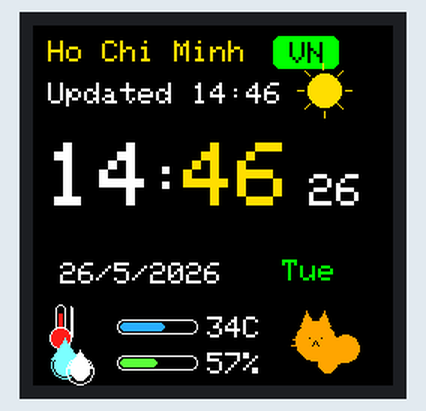
This sketch was run on a simulated ESP32-C3. Parts: 240×240 colour display.

Above: at 0.3 s.
At 5.1 s:
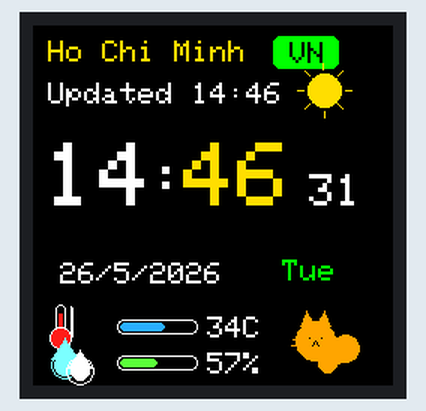
At 10.1 s:
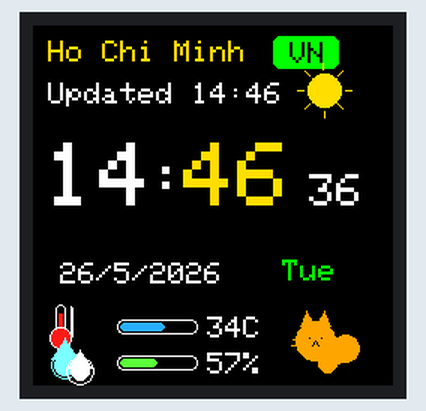
At 19.1 s:
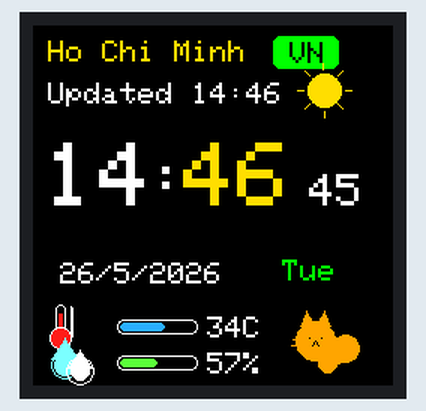
At 28.1 s:
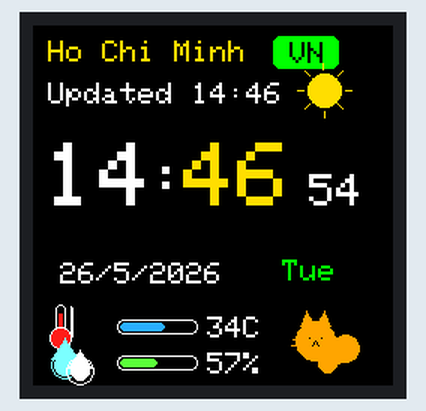
At 38.1 s:
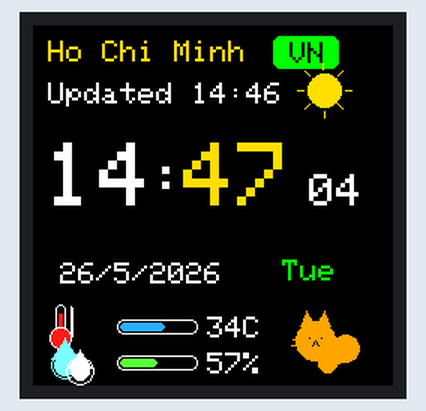

The sketch:

esp32c3_clock_v6_basic_cat_icon.ino
```cpp
#include <Adafruit_GFX.h>
#include <Adafruit_ST7789.h>
#include <SPI.h>

#define TFT_CS   7
#define TFT_DC   2
#define TFT_RST  3
#define TFT_SCLK 4
#define TFT_MOSI 6
#define BTN_PIN  5

Adafruit_ST7789 tft = Adafruit_ST7789(TFT_CS, TFT_DC, TFT_RST);

unsigned long lastTick = 0;
int hh = 14, mm = 46, ss = 26;
int dayNum = 26, monthNum = 5, yearNum = 2026;
int tempNow = 34;
int humidity = 57;
String city = "Ho Chi Minh";
String country = "VN";
String weatherLabel = "Hot";
String updatedText = "Updated 14:46";
const char* weekDay = "Tue";

uint16_t C_BG = ST77XX_BLACK;
uint16_t C_WHITE = ST77XX_WHITE;
uint16_t C_YELLOW = 0xFEE0;
uint16_t C_CYAN = 0x7FFF;
uint16_t C_GREEN = 0x07E0;
uint16_t C_BLUEBADGE = 0xC71F;
uint16_t C_PINK = 0xFDF9;
uint16_t C_THERMO_RED = 0xF8E3;
uint16_t C_THERMO_BLUE = 0x55FF;
uint16_t C_BAR_GREEN = 0x5FE7;
uint16_t C_CAT = 0xFD20;

int mapTempBar(int tempC) {
  if (tempC < 20) tempC = 20;
  if (tempC > 40) tempC = 40;
  return map(tempC, 20, 40, 8, 40);
}

int mapHumBar(int hum) {
  if (hum < 0) hum = 0;
  if (hum > 100) hum = 100;
  return map(hum, 0, 100, 0, 44);
}

void drawSunTop(int x, int y) {
  tft.fillCircle(x + 18, y + 18, 11, C_YELLOW);
  for (int i = 0; i < 8; i++) {
    float a = i * 0.785398f;
    int x1 = x + 18 + cos(a) * 14;
    int y1 = y + 18 + sin(a) * 14;
    int x2 = x + 18 + cos(a) * 18;
    int y2 = y + 18 + sin(a) * 18;
    tft.drawLine(x1, y1, x2, y2, C_YELLOW);
  }
}

void drawThermoIconRef(int x, int y) {
  tft.drawRoundRect(x + 5, y + 2, 7, 22, 3, C_WHITE);
  tft.fillRect(x + 7, y + 8, 3, 10, C_THERMO_RED);
  tft.fillCircle(x + 8, y + 24, 7, C_THERMO_RED);
  tft.drawCircle(x + 8, y + 24, 7, C_WHITE);
  tft.drawLine(x + 15, y + 3, x + 15, y + 24, C_WHITE);
  tft.drawLine(x + 16, y + 4, x + 16, y + 23, C_WHITE);
}

void drawHumidityIconRef(int x, int y) {
  tft.drawCircle(x + 13, y + 20, 9, C_CYAN);
  tft.fillCircle(x + 13, y + 20, 7, C_CYAN);
  tft.fillTriangle(x + 13, y + 2, x + 4, y + 16, x + 22, y + 16, C_CYAN);
  tft.drawCircle(x + 23, y + 24, 9, C_WHITE);
  tft.fillCircle(x + 23, y + 24, 6, C_WHITE);
  tft.fillTriangle(x + 23, y + 10, x + 15, y + 22, x + 31, y + 22, C_WHITE);
}

void drawBarWhiteBlue(int x, int y, int w, int fillW, uint16_t fillColor) {
  tft.drawRoundRect(x, y, w, 10, 4, C_WHITE);
  if (fillW > 0) tft.fillRoundRect(x + 2, y + 2, fillW, 6, 3, fillColor);
}

void drawCatIcon(int x, int y) {
  tft.fillCircle(x + 18, y + 20, 13, C_CAT);
  tft.fillTriangle(x + 8, y + 10, x + 12, y, x + 18, y + 10, C_CAT);
  tft.fillTriangle(x + 18, y + 10, x + 24, y, x + 28, y + 10, C_CAT);
  tft.fillCircle(x + 38, y + 25, 9, C_CAT);
  tft.fillCircle(x + 30, y + 28, 8, C_CAT);
  tft.fillCircle(x + 26, y + 35, 6, C_CAT);
  tft.drawPixel(x + 14, y + 18, C_BG);
  tft.drawPixel(x + 22, y + 18, C_BG);
  tft.drawLine(x + 18, y + 20, x + 16, y + 23, C_BG);
  tft.drawLine(x + 18, y + 20, x + 20, y + 23, C_BG);
  tft.drawLine(x + 3, y + 19, x + 10, y + 20, C_CAT);
  tft.drawLine(x + 2, y + 23, x + 10, y + 22, C_CAT);
}

void drawStaticUI() {
  tft.fillScreen(C_BG);
  tft.setTextWrap(false);

  tft.setTextColor(C_YELLOW, C_BG);
  tft.setTextSize(2);
  tft.setCursor(10, 10);
  tft.print(city);

  tft.fillRoundRect(160, 7, 44, 22, 5, C_GREEN);
  tft.setTextColor(C_BG, C_GREEN);
  tft.setTextSize(2);
  tft.setCursor(171, 11);
  tft.print(country);

  drawSunTop(176, 25);

  tft.setTextColor(C_WHITE, C_BG);
  tft.setTextSize(2);
  tft.setCursor(10, 38);
  tft.print(updatedText);

  tft.fillRoundRect(150, 96, 50, 18, 4, C_WHITE);
  tft.setTextColor(C_BLUEBADGE, C_WHITE);
  tft.setTextSize(1);
  tft.setCursor(161, 102);
  tft.print(weatherLabel);

  tft.setTextColor(C_WHITE, C_BG);
  tft.setTextSize(2);
  tft.setCursor(18, 158);
  tft.print(dayNum); tft.print('/'); tft.print(monthNum); tft.print('/'); tft.print(yearNum);

  tft.setTextColor(C_GREEN, C_BG);
  tft.setTextSize(2);
  tft.setCursor(166, 156);
  tft.print(weekDay);

  drawThermoIconRef(10, 184);
  drawHumidityIconRef(8, 206);

  int tempBar = mapTempBar(tempNow);
  int humBar = mapHumBar(humidity);
  drawBarWhiteBlue(56, 196, 54, tempBar, 0x2D7F);
  drawBarWhiteBlue(56, 220, 54, humBar, C_BAR_GREEN);

  tft.setTextColor(C_WHITE, C_BG);
  tft.setTextSize(2);
  tft.setCursor(116, 194);
  tft.print(tempNow); tft.print("C");
  tft.setCursor(116, 218);
  tft.print(humidity); tft.print('%');

  drawCatIcon(170, 190);
}

void drawTime() {
  tft.fillRect(6, 66, 228, 76, C_BG);

  tft.setTextSize(6);
  tft.setTextColor(C_WHITE, C_BG);
  tft.setCursor(8, 78);
  if (hh < 10) tft.print('0');
  tft.print(hh);

  tft.setTextColor(C_WHITE, C_BG);
  tft.setTextSize(5);
  tft.setCursor(76, 84);
  tft.print(':');

  tft.setTextColor(C_YELLOW, C_BG);
  tft.setTextSize(6);
  tft.setCursor(100, 78);
  if (mm < 10) tft.print('0');
  tft.print(mm);

  tft.setTextColor(C_WHITE, C_BG);
  tft.setTextSize(3);
  tft.setCursor(184, 99);
  if (ss < 10) tft.print('0');
  tft.print(ss);
}

void tickClock() {
  ss++;
  if (ss >= 60) { ss = 0; mm++; }
  if (mm >= 60) { mm = 0; hh++; }
  if (hh >= 24) hh = 0;
}

void setup() {
  pinMode(BTN_PIN, INPUT_PULLUP);
  SPI.begin(TFT_SCLK, -1, TFT_MOSI, TFT_CS);
  tft.init(240, 240);
  tft.setRotation(0);
  drawStaticUI();
  drawTime();
}

void loop() {
  if (millis() - lastTick >= 1000) {
    lastTick = millis();
    tickClock();
    drawTime();
  }
}
```

Measured:
- what the display in image 1 shows lasts 1.0 s, from 5.0 s to 6.0 s
